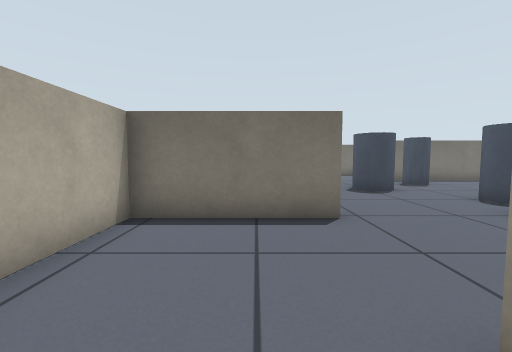
view 1 (above)

24 first-person views from a walk through a world built for the Gazebo simulator. The camera is 0.57 m above the floor, tilts 4° down and sees 90° across. The lines on the ground mark 1 m squares. The floor is counted in squares, 0.5 m on a side. Each view is taken from the middle of a square. On the plan, view 1 faces up. The plan holds only what a view shows up to about 12 squares ahead; the rest is blank.

view 2
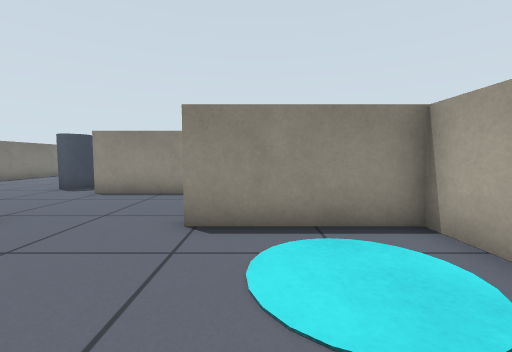

view 3
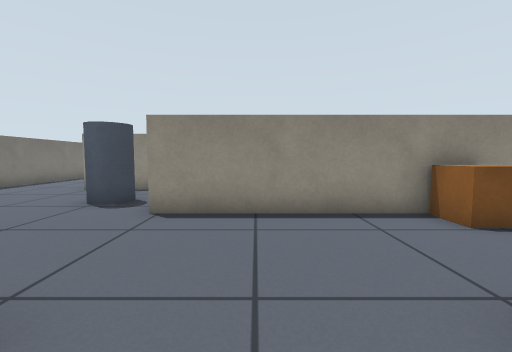

view 4
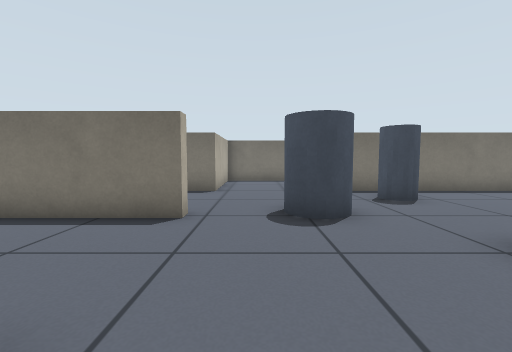

view 5
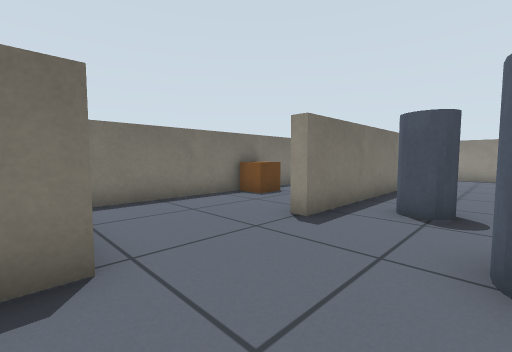

view 6
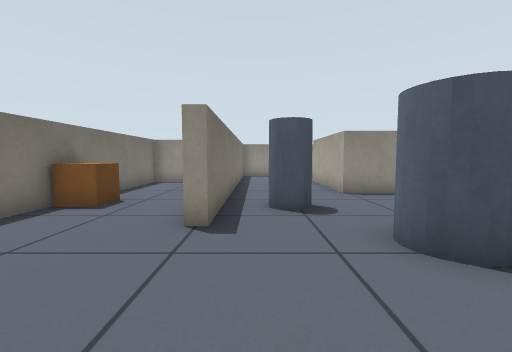

view 7
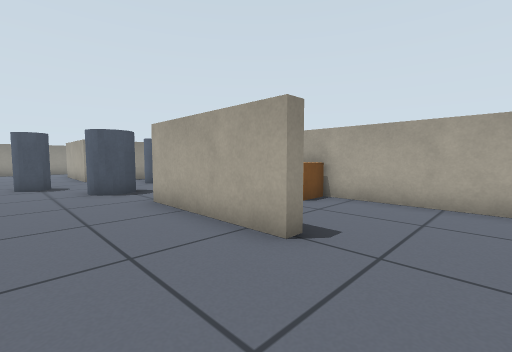

view 8
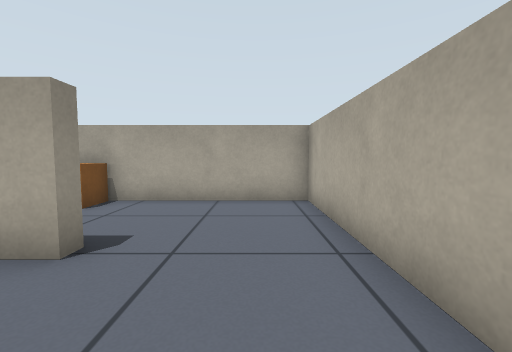

view 9
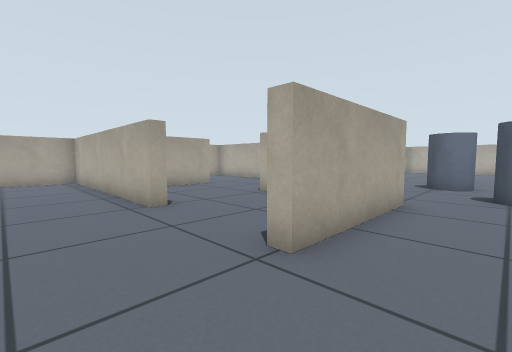

view 10
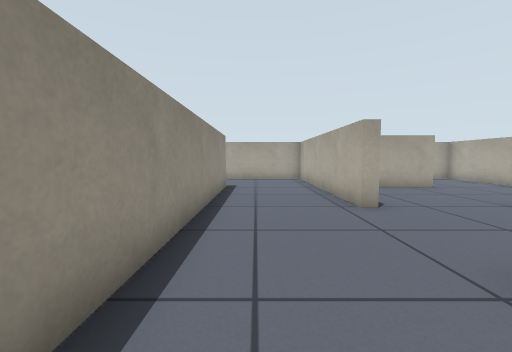

view 11
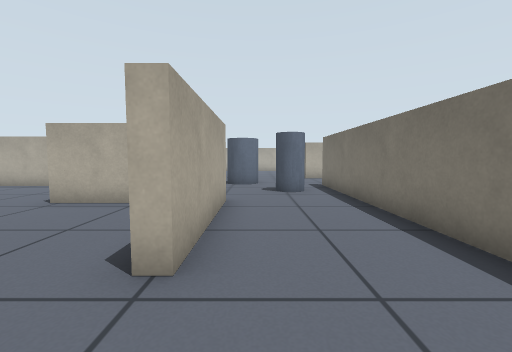

view 12
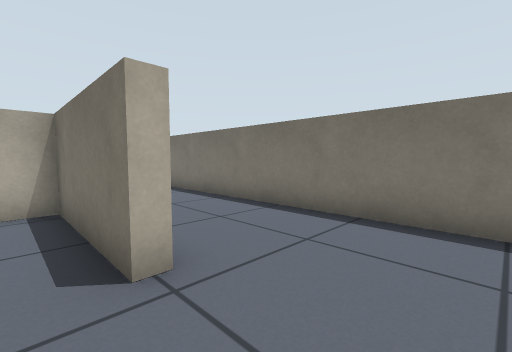

view 13
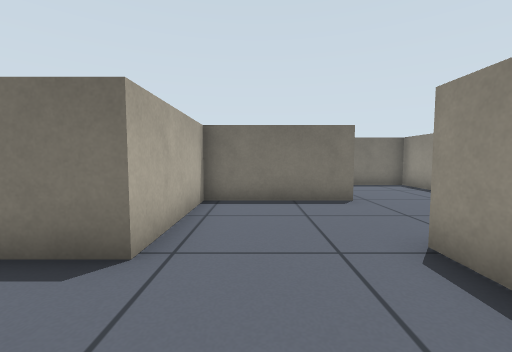

view 14
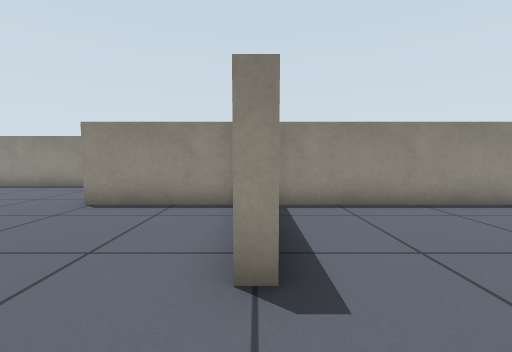

view 15
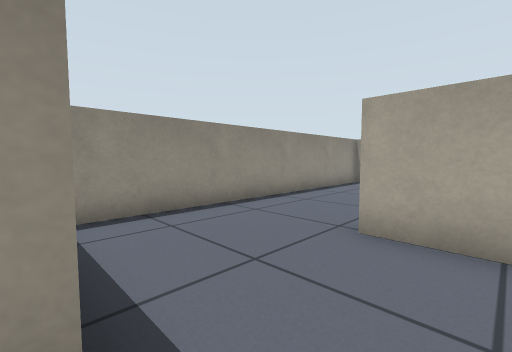

view 16
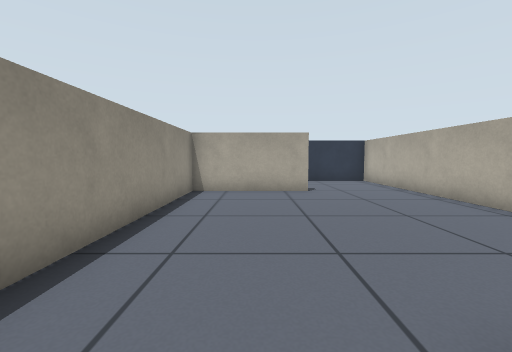

view 17
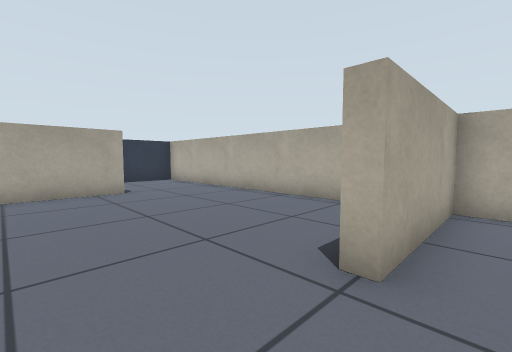

view 18
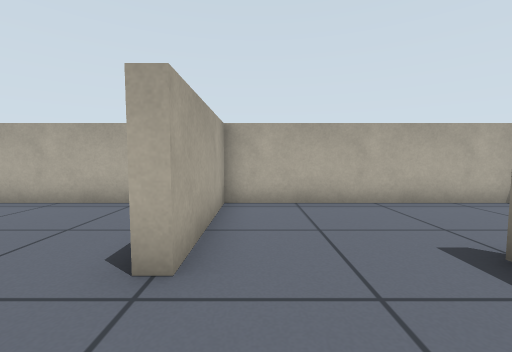

view 19
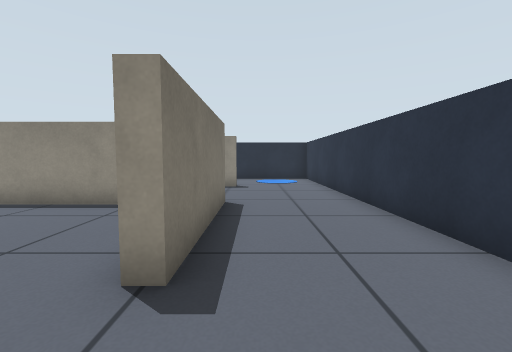

view 20
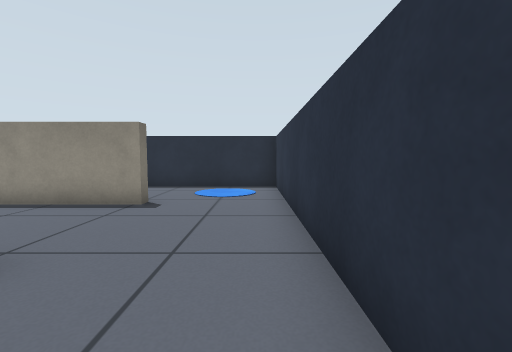

view 21
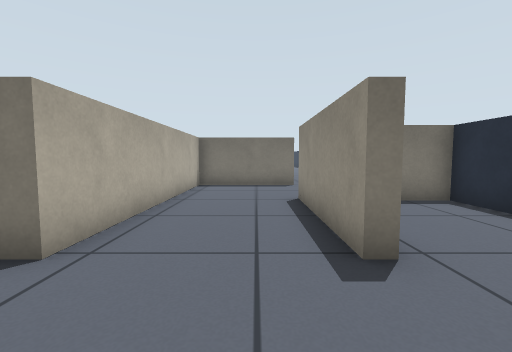

view 22
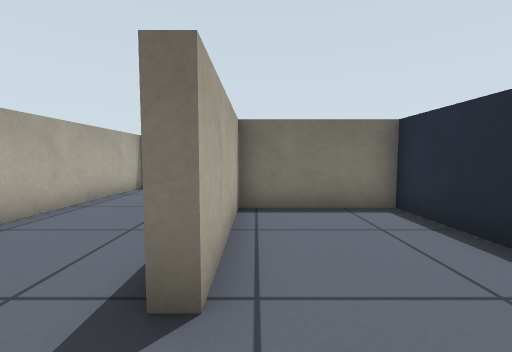

view 23
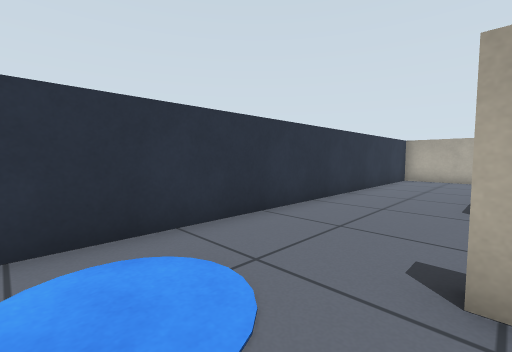

view 24
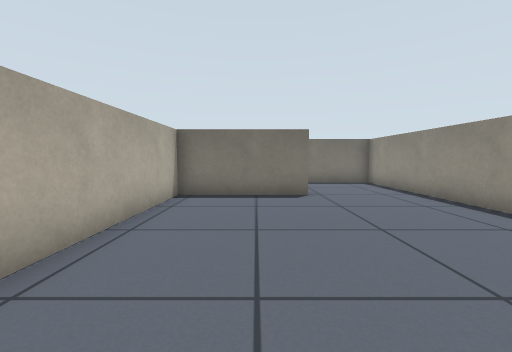

### Floor plan
Ten units are one square. View 1 is at (0, 0); x grows to the right and y downward. Boxes are objects, and circles mark ways between rooms. Rooms are numbered by the first view taken in them; rooms with no view inside come last. Other rooms are left out.
<svg viewBox="-69 -173 286 326">
<path fill="none" stroke="#000" d="M-4 28 12 28 12 -12M92 -69 92 -92 136 -92 136 -88 96 -88 96 -48M16 -48 -24 -48 -24 -22M52 -15 52 -52M16 -158 16 -128 6 -128M-28 -88 -28 -92 16 -92 16 -88 -19 -88M132 -52 136 -52M131 -168 24 -168M-64 -108 -64 -52 -2 -52M172 -56 172 -128 52 -128 52 -132M136 54 136 112 92 112 92 108 132 108 132 -8 92 -8 92 -12 114 -12M132 -15 132 -52M68 148 212 148 212 72 176 72 176 112 172 112 172 68M96 -48 81 -48M56 -45 56 28 96 28 96 32 56 32 56 140"/>
<rect x="-15" y="-65" width="20" height="10" fill="#bbb"><title>crate</title></rect>
<rect x="35" y="-105" width="20" height="20" fill="#bbb"><title>pillar</title></rect>
<rect x="55" y="-75" width="20" height="20" fill="#bbb"><title>pillar</title></rect>
<rect x="65" y="-125" width="10" height="20" fill="#bbb"><title>pillar</title></rect>
<rect x="65" y="-165" width="20" height="10" fill="#bbb"><title>crate</title></rect>
<circle cx="-5" cy="-10" r="3" fill="#2a7"/>
<circle cx="115" cy="-50" r="3" fill="#2a7"/>
<text x="-20" y="10">1</text>
<text x="50" y="-90">2</text>
<text x="120" y="70">3</text>
</svg>
Room 1 opens to room 2. Room 2 opens to room 3.

Where each view was taken, in squares from view 1:
view 1: 0 up, 0 right, facing up
view 2: 0 up, 3 left, facing right
view 3: 3 up, 0 right, facing right
view 4: 4 up, 3 right, facing up
view 5: 10 up, 1 right, facing up-right
view 6: 12 up, 1 right, facing right
view 7: 12 up, 5 left, facing down-right
view 8: 12 up, 5 left, facing down
view 9: 11 up, 16 right, facing down-left
view 10: 11 up, 16 right, facing down
view 11: 10 up, 16 right, facing left
view 12: 8 up, 16 right, facing up-left
view 13: 2 up, 11 right, facing up
view 14: 1 up, 7 right, facing right
view 15: 1 up, 8 right, facing down-right
view 16: 2 down, 11 right, facing down
view 17: 2 down, 12 right, facing down-left
view 18: 2 down, 12 right, facing left
view 19: 12 down, 7 right, facing right
view 20: 14 down, 11 right, facing right
view 21: 14 down, 16 right, facing up
view 22: 13 down, 18 right, facing up
view 23: 11 down, 20 right, facing down-left
view 24: 11 down, 8 right, facing up
